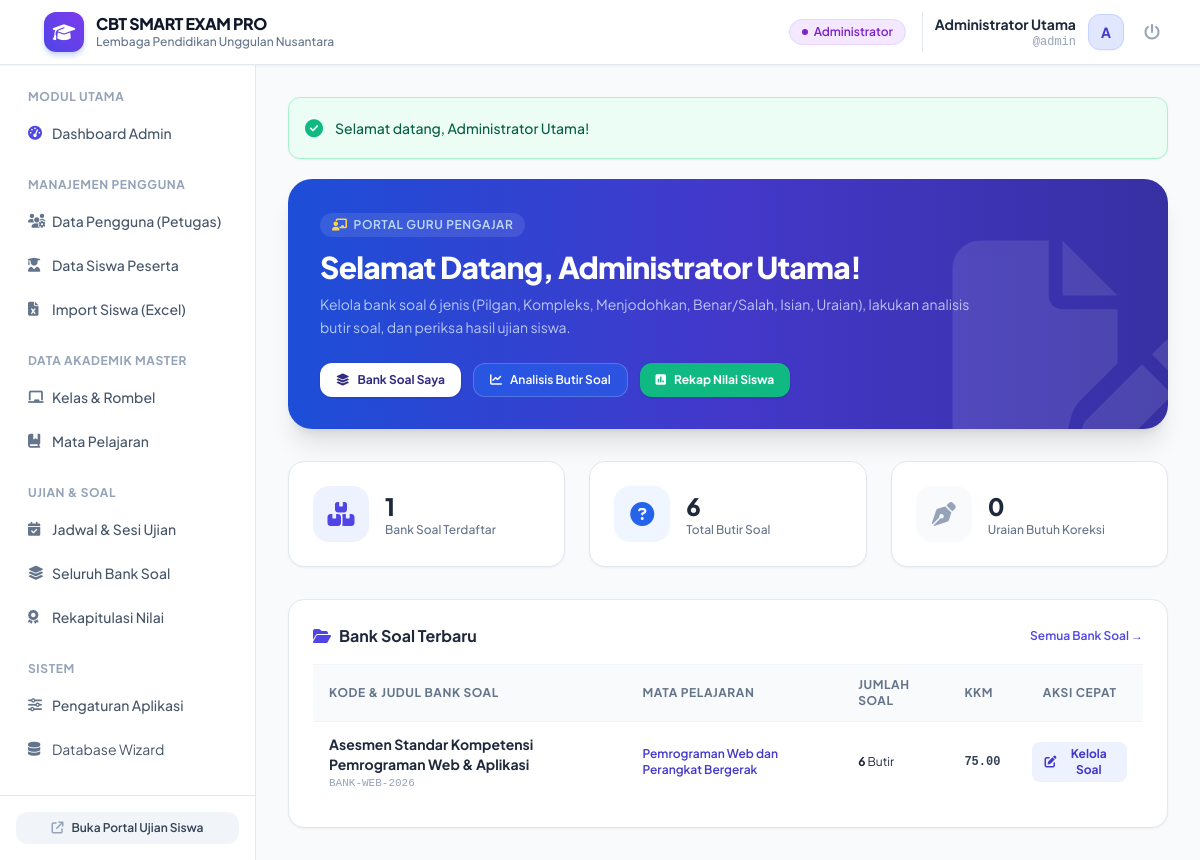
Page /guru/index.php (signed in) on the committed database.
### tables this page shows
CREATE TABLE `question_banks` (
  `id` INT AUTO_INCREMENT PRIMARY KEY,
  `code` VARCHAR(50) NOT NULL UNIQUE,
  `title` VARCHAR(200) NOT NULL,
  `subject_id` INT NOT NULL,
  `teacher_id` INT NOT NULL,
  `class_level` VARCHAR(20) DEFAULT 'Semua',
  `total_questions` INT DEFAULT 0,
  `kkm` DECIMAL(5,2) DEFAULT 75.00,
  `question_settings` LONGTEXT NULL,  
  `status` ENUM('active', 'draft') DEFAULT 'active',
  `created_at` TIMESTAMP DEFAULT CURRENT_TIMESTAMP,
  FOREIGN KEY (`subject_id`) REFERENCES `subjects`(`id`) ON DELETE CASCADE,
  FOREIGN KEY (`teacher_id`) REFERENCES `users`(`id`) ON DELETE CASCADE
);

CREATE TABLE `subjects` (
  `id` INT AUTO_INCREMENT PRIMARY KEY,
  `code` VARCHAR(30) NOT NULL UNIQUE,
  `name` VARCHAR(100) NOT NULL,
  `created_at` TIMESTAMP DEFAULT CURRENT_TIMESTAMP
);

### app/Auth.php (called while the page is built, shortened)
<?php
require_once __DIR__ . '/helpers.php';
class Auth {
    public static function check(): bool {
        return isset($_SESSION['user_id']) && $_SESSION['user_type'] === 'staff';
    }
    public static function user(): ?array {
        return [
            'id' => $_SESSION['user_id'],
            'username' => $_SESSION['username'],
            'full_name' => $_SESSION['full_name'],
            'role' => $_SESSION['role'],
        ];
    }
    public static function role(): string {
        return $_SESSION['role'] ?? '';
    }
}

### guru/index.php (the view, shortened to what this page needs)
<?php
require_once __DIR__ . '/../app/helpers.php';
require_once __DIR__ . '/../app/Auth.php';
$pdo = Database::getConnection();
$teacherId = Auth::user()['id'];
$isAdmin = Auth::role() === 'admin';
$whereTeacher = $isAdmin ? "" : "WHERE teacher_id = $teacherId";
$totalMyBanks = $pdo->query("SELECT COUNT(*) FROM question_banks $whereTeacher")->fetchColumn() ?: 0;
$totalMyQuestions = $pdo->query("SELECT COUNT(*) FROM questions q JOIN question_banks qb ON q.bank_id = qb.id " . ($isAdmin ? "" : "WHERE qb.teacher_id = $teacherId"))->fetchColumn() ?: 0;
$ungradedQuery = "SELECT COUNT(*)
                  FROM student_answers sa
                  JOIN questions q ON sa.question_id = q.id
                  JOIN question_banks qb ON q.bank_id = qb.id
                  WHERE q.type = 'uraian' AND sa.is_correct IS NULL " . ($isAdmin ? "" : "AND qb.teacher_id = $teacherId");
$totalUngradedEssay = $pdo->query($ungradedQuery)->fetchColumn() ?: 0;
$banks = $pdo->query("SELECT qb.*, s.name as subject_name,
                             (SELECT COUNT(*) FROM questions q WHERE q.bank_id = qb.id) as question_count
                      FROM question_banks qb
                      JOIN subjects s ON qb.subject_id = s.id
                      $whereTeacher
                      ORDER BY qb.id DESC LIMIT 5")->fetchAll();
require_once __DIR__ . '/../includes/header.php';
?>
<div class="space-y-8">
    <div class="bg-gradient-to-r from-blue-700 via-indigo-700 to-indigo-800 rounded-3xl p-6 sm:p-8 text-white shadow-xl relative overflow-hidden">
        <div class="relative z-10 max-w-2xl">
            <span class="inline-flex items-center px-3 py-1 rounded-full bg-white/10 text-blue-200 text-xs font-semibold uppercase tracking-wider mb-3">
                <i class="fa-solid fa-chalkboard-user mr-1.5 text-amber-300"></i> Portal Guru Pengajar
            </span>
            <h1 class="text-2xl sm:text-3xl font-black tracking-tight">Selamat Datang, <?= e($currentUser['full_name']) ?>!</h1>
            <p class="text-blue-100/80 text-sm mt-2 leading-relaxed">
                Kelola bank soal 6 jenis (Pilgan, Kompleks, Menjodohkan, Benar/Salah, Isian, Uraian), lakukan analisis butir soal, dan periksa hasil ujian siswa.
            </p>
            <div class="mt-6 flex flex-wrap gap-3">
                <a href="<?= BASE_URL ?>/guru/bank_soal.php" class="inline-flex items-center px-4 py-2 bg-white text-indigo-900 font-bold rounded-xl text-xs hover:bg-blue-50 transition shadow">
                    <i class="fa-solid fa-layer-group mr-2"></i> Bank Soal Saya
                </a>
                <a href="<?= BASE_URL ?>/guru/analisis_soal.php" class="inline-flex items-center px-4 py-2 bg-blue-600/60 hover:bg-blue-600 border border-white/20 text-white font-semibold rounded-xl text-xs transition">
                    <i class="fa-solid fa-chart-line mr-2"></i> Analisis Butir Soal
                </a>
                <a href="<?= BASE_URL ?>/guru/nilai.php" class="inline-flex items-center px-4 py-2 bg-emerald-500 hover:bg-emerald-600 text-white font-bold rounded-xl text-xs transition shadow">
                    <i class="fa-solid fa-square-poll-vertical mr-2"></i> Rekap Nilai Siswa
                </a>
            </div>
        </div>
        <div class="absolute right-0 bottom-0 opacity-10 pointer-events-none transform translate-x-8 translate-y-8">
            <i class="fa-solid fa-file-pen text-[220px]"></i>
        </div>
    </div>
    <div class="grid grid-cols-1 sm:grid-cols-3 gap-6">
        <div class="bg-white p-6 rounded-2xl border border-slate-200 shadow-sm flex items-center space-x-4">
            <div class="w-14 h-14 rounded-2xl bg-indigo-50 text-indigo-600 flex items-center justify-center text-2xl">
                <i class="fa-solid fa-boxes-stacked"></i>
            </div>
            <div>
                <div class="text-2xl font-black text-slate-800"><?= $totalMyBanks ?></div>
                <div class="text-xs text-slate-500 font-medium">Bank Soal Terdaftar</div>
            </div>
        </div>
        <div class="bg-white p-6 rounded-2xl border border-slate-200 shadow-sm flex items-center space-x-4">
            <div class="w-14 h-14 rounded-2xl bg-blue-50 text-blue-600 flex items-center justify-center text-2xl">
                <i class="fa-solid fa-circle-question"></i>
            </div>
            <div>
                <div class="text-2xl font-black text-slate-800"><?= $totalMyQuestions ?></div>
                <div class="text-xs text-slate-500 font-medium">Total Butir Soal</div>
            </div>
        </div>
        <div class="bg-white p-6 rounded-2xl border border-slate-200 shadow-sm flex items-center space-x-4">
            <div class="w-14 h-14 rounded-2xl <?= $totalUngradedEssay > 0 ? 'bg-amber-100 text-amber-600 animate-pulse' : 'bg-slate-50 text-slate-400' ?> flex items-center justify-center text-2xl">
                <i class="fa-solid fa-pen-nib"></i>
            </div>
            <div>
                <div class="text-2xl font-black <?= $totalUngradedEssay > 0 ? 'text-amber-600' : 'text-slate-800' ?>"><?= $totalUngradedEssay ?></div>
                <div class="text-xs text-slate-500 font-medium">Uraian Butuh Koreksi</div>
            </div>
        </div>
    </div>
    <div class="bg-white rounded-2xl border border-slate-200 shadow-sm p-6">
        <div class="flex items-center justify-between mb-4">
            <h2 class="text-base font-bold text-slate-800 flex items-center">
                <i class="fa-solid fa-folder-open text-indigo-600 mr-2"></i> Bank Soal Terbaru
            </h2>
            <a href="<?= BASE_URL ?>/guru/bank_soal.php" class="text-xs font-semibold text-indigo-600 hover:text-indigo-800">Semua Bank Soal &rarr;</a>
        </div>
        <div class="overflow-x-auto">
            <table class="w-full text-left text-xs">
                <thead>
                    <tr class="bg-slate-50 text-slate-500 uppercase tracking-wider font-semibold border-y border-slate-100">
                        <th class="py-3 px-4">Kode & Judul Bank Soal</th>
                        <th class="py-3 px-4">Mata Pelajaran</th>
                        <th class="py-3 px-4">Jumlah Soal</th>
                        <th class="py-3 px-4">KKM</th>
                        <th class="py-3 px-4 text-center">Aksi Cepat</th>
                    </tr>
                </thead>
                <tbody class="divide-y divide-slate-100">
                    <?php if (empty($banks)): ?>
                        <tr><td colspan="5" class="py-8 text-center text-slate-400">Belum ada bank soal dibuat.</td></tr>
                    <?php else: ?>
                        <?php foreach ($banks as $b): ?>
                            <tr class="hover:bg-slate-50/80 transition">
                                <td class="py-3 px-4">
                                    <div class="font-bold text-slate-800 text-sm"><?= e($b['title']) ?></div>
                                    <span class="text-[11px] font-mono text-slate-400"><?= e($b['code']) ?></span>
                                </td>
                                <td class="py-3 px-4 font-semibold text-indigo-700"><?= e($b['subject_name']) ?></td>
                                <td class="py-3 px-4">
                                    <span class="font-bold text-slate-800"><?= $b['question_count'] ?></span> Butir
                                </td>
                                <td class="py-3 px-4 font-mono font-bold text-slate-700"><?= $b['kkm'] ?></td>
                                <td class="py-3 px-4 text-center">
                                    <a href="<?= BASE_URL ?>/guru/soal_editor.php?bank_id=<?= $b['id'] ?>" class="inline-flex items-center px-3 py-1 bg-indigo-50 hover:bg-indigo-100 text-indigo-700 font-bold rounded-lg text-xs transition">
                                        <i class="fa-solid fa-pen-to-square mr-1.5"></i> Kelola Soal
                                    </a>
                                </td>
                            </tr>
                        <?php endforeach; ?>
                    <?php endif; ?>
                </tbody>
            </table>
        </div>
    </div>
</div>
<?php require_once __DIR__ . '/../includes/footer.php'; ?>

### includes/header.php (style rules this page uses)
body { font-family: 'Plus Jakarta Sans', sans-serif; }

### rows in the picture
question_banks: title "Asesmen Standar Kompetensi Pemrograman Web & Aplikasi", code "BANK-WEB-2026", subject.name "Pemrograman Web dan Perangkat Bergerak", question_count "6", kkm "75.00"

### other values in the picture
$appTitle "CBT SMART EXAM PRO"
$schoolName "Lembaga Pendidikan Unggulan Nusantara"
$badge['label'] "Administrator"
$currentUser['full_name'] "Administrator Utama"
$currentUser['username'] "admin"
substr($currentUser['full_name'] ?? 'U', 0, 1) "A"
$flash['message'] "Selamat datang, Administrator Utama!"
$totalMyBanks "1"
$totalMyQuestions "6"
$totalUngradedEssay "0"
